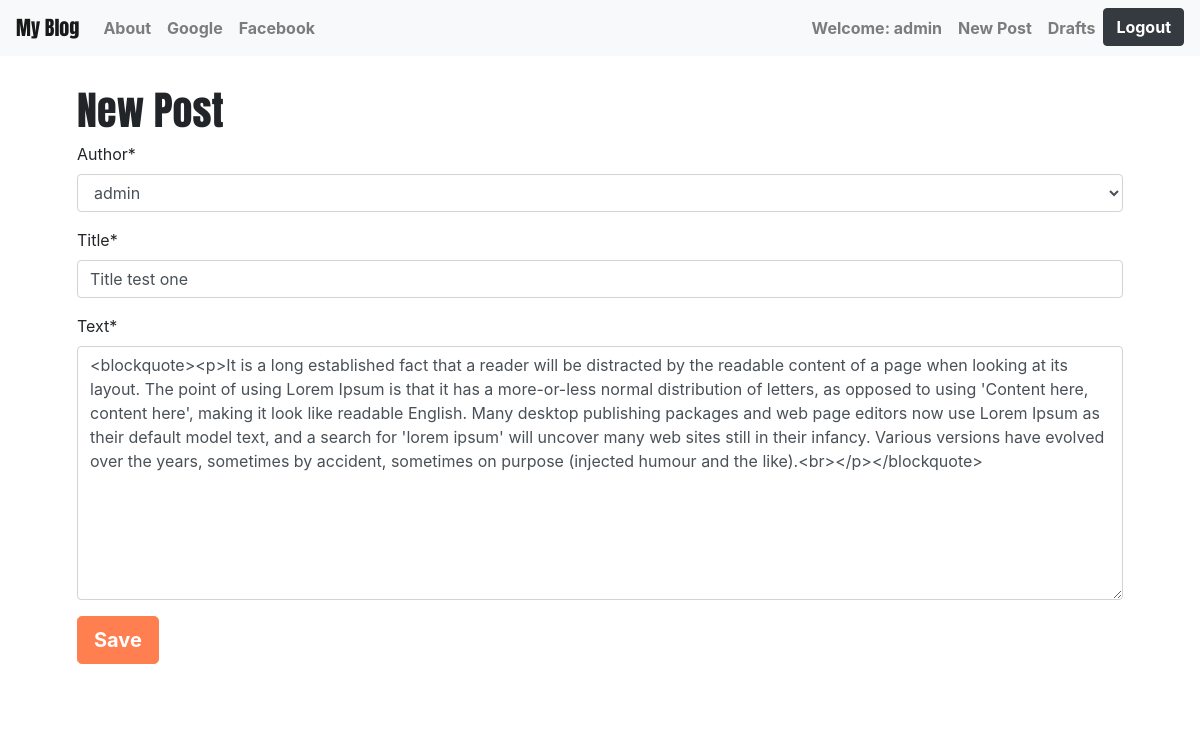
Screenshot of /post/1/edit/ (signed in) with the database file from the repository.
### blog/models.py (models this page shows, shortened)
class Post(models.Model):
    author = models.ForeignKey('auth.User',on_delete=models.CASCADE)
    title = models.CharField(max_length=200)
    text = models.TextField()
    created_date = models.DateTimeField(default=timezone.now)
    published_date = models.DateTimeField(blank=True,null=True)

### blog/views.py (the view)
# urls.py: path('post/<int:pk>/edit/',views.PostUpdateView.as_view(),name='post_edit'),
class PostUpdateView(LoginRequiredMixin,UpdateView):
    login_url = '/login/'
    redirect_field_name = 'blog/post_detail.html'
    form_class = PostForm
    model = Post

### blog/forms.py
class PostForm(forms.ModelForm):
    class Meta():
        model = Post
        fields = ('author', 'title', 'text')

### blog/templates/blog/post_form.html (shortened to what this page needs)
{% extends "blog/base.html" %}
{% load crispy_forms_tags %}
{% block content %}
    <div class="container" style="padding-top: 30px">
    <div class="jumbotron" style="background-color: white; padding-top: 0px;">
    <h1 class="headings">New Post</h1>
    <form class="post-form uniform" method="post">
        {{ form|crispy }}
        <button type="submit" style="font-weight: bold; background-color: coral; border-color: coral;" class="btn btn-lg btn-primary save">Save</button>
    </form>
    </div>
    </div>
{% endblock %}

### blog/templates/blog/base.html (shortened to what this page needs)
<!DOCTYPE html>
{% load static %}
<html lang="en">
<head>
    <link rel="stylesheet" href="https://stackpath.bootstrapcdn.com/bootstrap/4.4.1/css/bootstrap.min.css">
    <link rel="stylesheet" href="//cdn.jsdelivr.net/npm/medium-editor@latest/dist/css/medium-editor.min.css" type="text/css" media="screen" charset="utf-8">
    <link rel="stylesheet" type="text/css" href="{% static 'css/blog.css' %}">
</head>
<body>
    <nav class="navbar navbar-expand-lg navbar-light bg-light myfont custom-navbar" >
    <a id="nav_on" style="font-family: 'Anton', sans-serif;" class="navbar-brand menu-item" href="{% url 'post_list' %}">My Blog</a>
  <div class="collapse navbar-collapse" id="navbarNav">
            <ul class="nav navbar-nav mr-auto">
                <li class="nav-item"><a id="nav_on" style="font-weight: bold" class="nav-link " href="{% url 'about' %}" >About</a></li>
                <li class="nav-item"><a id="nav_on" style="font-weight: bold" class="nav-link" href="https://google.com" >Google</a></li>
                <li class="nav-item"><a id="nav_on" style="font-weight: bold"  class="nav-link" href="https://facebook.com" >Facebook</a></li>
            </ul>
            <ul class="nav navbar-nav">
                {% if user.is_authenticated %}
                    <li class="nav-item"><a style="font-weight: bold"  id="nav_on" class="nav-link" href="#">Welcome: {{ user.username }}</a></li>
                    <li class="nav-item"><a style="font-weight: bold"  id="nav_on" class="nav-link" href="{% url 'post_new' %}">New Post</a></li>
                    <li class="nav-item"><a style="font-weight: bold"  id="nav_on" class="nav-link" href="{% url 'post_draft_list' %}">Drafts</a></li>
                    <li class="nav-item"><a style="font-weight: bold" class="btn btn-dark" href="{% url 'logout' %}">Logout</a></li>
                {% else %}
                    <li class="nav-item"><a style="font-weight: bold" class="btn btn-dark" href="{% url 'login' %}">Login</a></li>
                {% endif %}
            </ul>
        </div>
    </nav>
   {% block content %}
 {% endblock %}
</body>
</html>

### blog/static/css/blog.css (style rules this page uses)
.headings { font-family: 'Anton', sans-serif; }

### rows the page displays
Post: author "admin", title "Title test one", text "<blockquote><p>It is a long established fact that a reader will be distracted by the readable content of a page when looking at its layout. The point of using Lorem Ipsum is that it has a more-or-less normal distribution of letters, as opposed to using 'Content here, content here', making it look like readable English. Many desktop publishing packages and web page editors now use Lorem Ipsum as their default model text, and a search for 'lorem ipsum' will uncover many web sites still in their infancy. Various versions have evolved over the years, sometimes by accident, sometimes on purpose (injected humour and the like).<br></p></blockquote>"

### other values shown
{{ user.username }} "admin"
